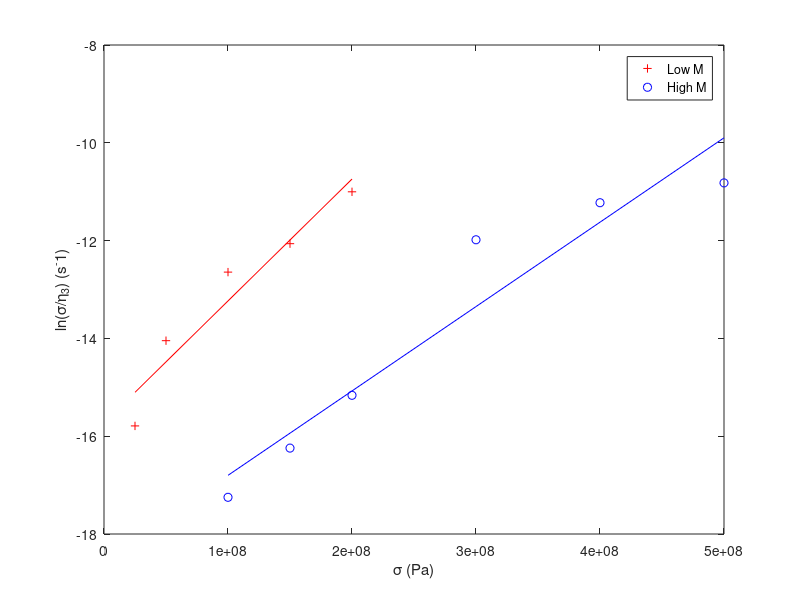

This figure's MATLAB source:
% figformat % this is a user-defined m file that exists in my MATLAB path.  It's not necessary, but makes the plots pretty.
lowmsigma=1e9*[0.025,0.05,0.1,0.15,0.2];
lowmeta3=1e4*[18,6.3,3.1,2.6,1.2]*1e9;
highmsigma=1e9*[0.1,0.15,0.2,0.3,0.4,0.5];
highmeta3=[3.1e6,1.7e6,7.7e5,4.8e4,3e4,2.5e4]*1e9;

% now we generate the line fits (first order polynomials, using polyfit)
Plow=polyfit(lowmsigma,log(lowmsigma./lowmeta3),1);
Phigh=polyfit(highmsigma,log(highmsigma./highmeta3),1);
Lowfit=Plow(2)+lowmsigma*Plow(1);
Highfit=Phigh(2)+highmsigma*Phigh(1);

% now generate the plot, with label and legend
plot(lowmsigma,log(lowmsigma./lowmeta3),'+r',highmsigma,log(highmsigma./highmeta3),'bo',...
    lowmsigma,Lowfit,'-r',highmsigma,Highfit,'b-')
xlabel('\sigma (Pa)')
ylabel('ln(\sigma/\eta_{3}) (s^-1)')
legend('Low M','High M','location','best')

% save the plot as an .eps file
print(gcf, '../Figures/eyringfit.eps', '-depsc2')

%now get the activation voluems from the slope
vlow=2*Plow(1)*1.38e-23*300*1e30  % convert to cubic angstroms
vhigh=2*Phigh(1)*1.38e-23*300*1e30
